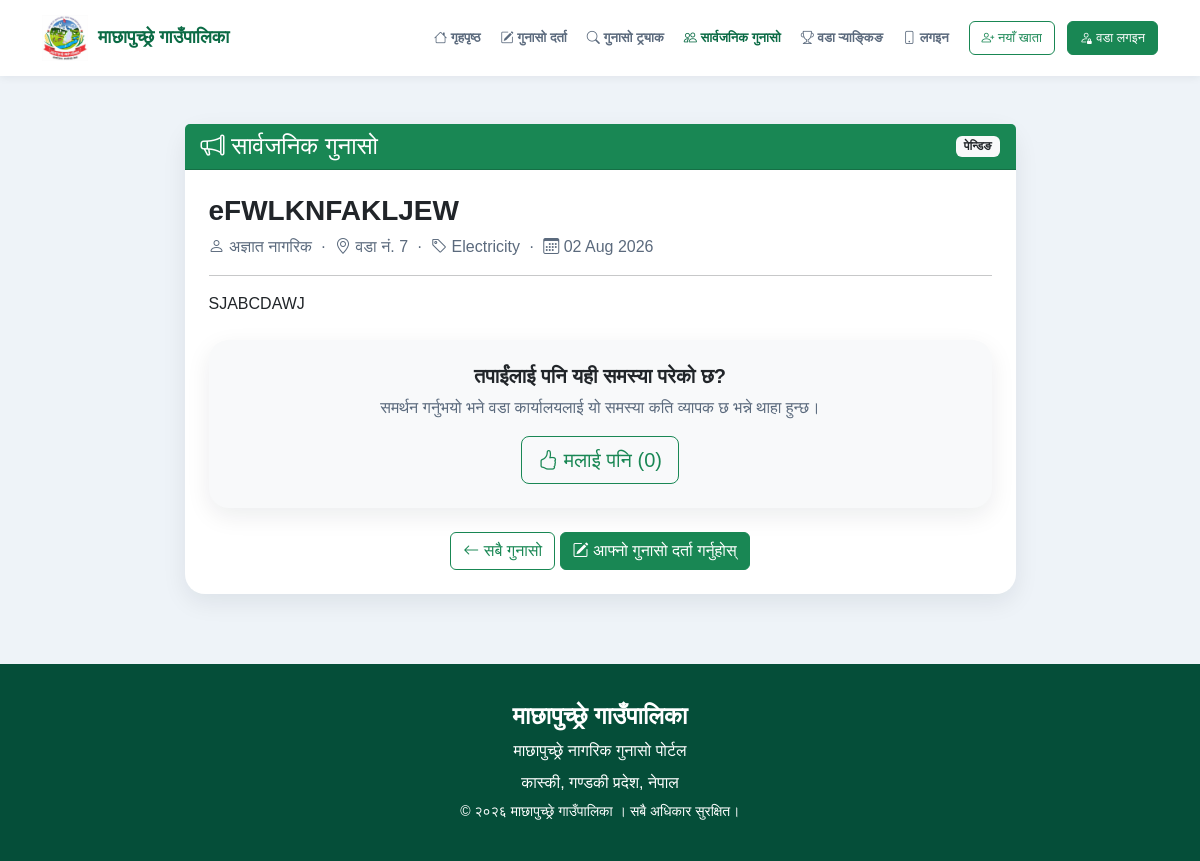
Before: /complaints/public/8/ with the older database file.
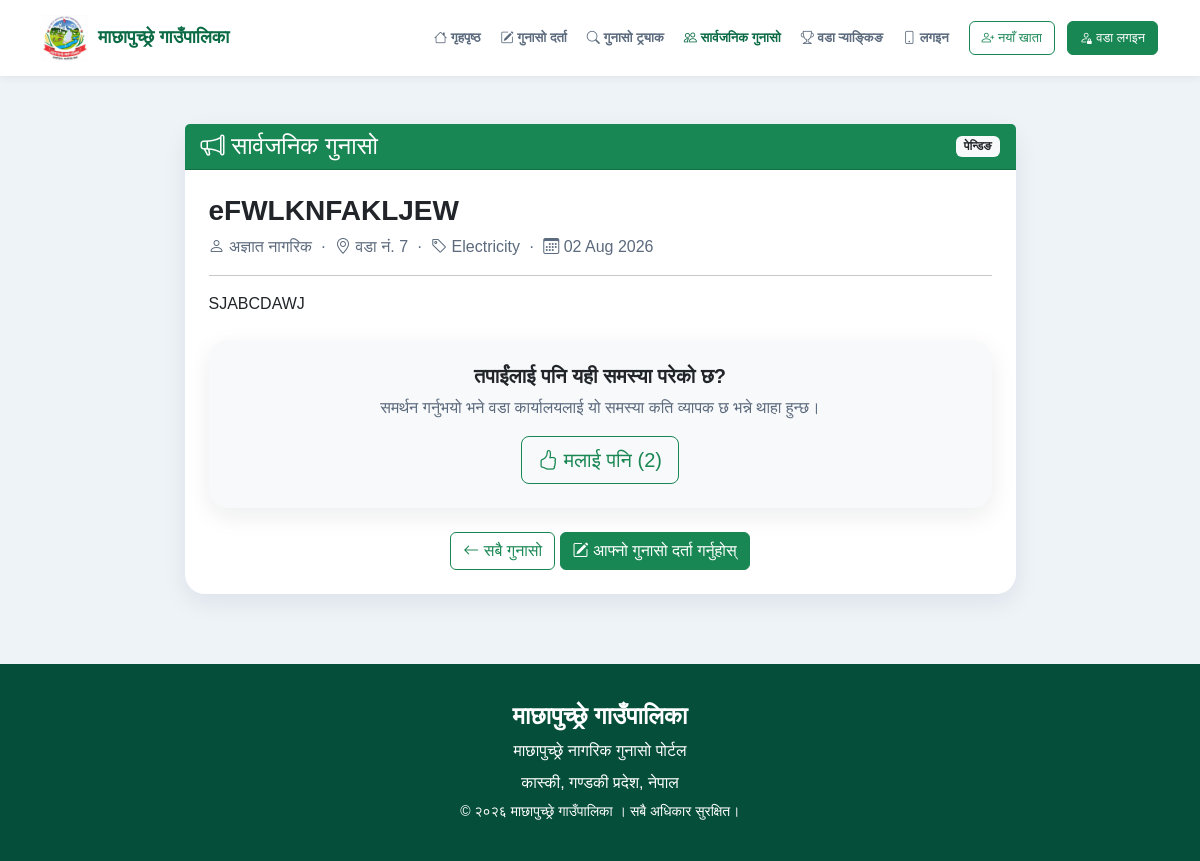
After: the same page with the newer database file.
### complaint/models.py (models this page shows, shortened)
class Complaint(models.Model):
    complaint_id = models.CharField(
        max_length=20,
        unique=True,
        blank=True
    )
    citizen_name = models.CharField(max_length=100)
    phone = models.CharField(max_length=15)
    address = models.CharField(
        max_length=200,
        blank=True
    )
    ward = models.IntegerField(choices=WARD_CHOICES)
    category = models.CharField(
        max_length=50,
        choices=CATEGORY_CHOICES
    )
    priority = models.CharField(
        max_length=20,
        choices=PRIORITY_CHOICES,
        default="Medium"
    )
    subject = models.CharField(max_length=200)
    description = models.TextField()
    image = models.ImageField(
        upload_to="complaints/",
        blank=True,
        null=True
    )
    status = models.CharField(
        max_length=20,
        choices=STATUS_CHOICES,
        default="Pending"
    )
    reply = models.TextField(
        blank=True,
        null=True
    )
    created_at = models.DateTimeField(auto_now_add=True)
    resolved_at = models.DateTimeField(
        blank=True,
        null=True
    )
    citizen_confirmed = models.BooleanField(
        null=True,
        blank=True,
        default=None
    )
    confirmed_at = models.DateTimeField(
        blank=True,
        null=True
    )
    dispute_reason = models.TextField(
        blank=True
    )
    is_public = models.BooleanField(default=True)
    show_name = models.BooleanField(default=False)
    hidden_by_office = models.BooleanField(default=False)
    hidden_reason = models.CharField(
        max_length=200,
        blank=True
    )
    @property
    def public_author(self):
        if self.show_name and self.citizen_name:
            return self.citizen_name
        return "अज्ञात नागरिक"
    class Meta:
        ordering = ["-created_at"]

### complaint/views.py (the view)
def public_complaint_detail(request, pk):
    complaint = get_object_or_404(public_complaint_queryset(), pk=pk)
    already_upvoted = upvotes_by_visitor(request).filter(
        complaint=complaint
    ).exists()
    return render(
        request,
        "complaint/public_complaint_detail.html",
        {
            "complaint": complaint,
            "already_upvoted": already_upvoted,
            "active_nav": "public",
        }
    )

### complaint/context_processors.py (called while the page is built)
def citizen(request):
    from .views import get_logged_in_citizen
    return {
        "current_citizen": get_logged_in_citizen(request),
    }

### complaint/views.py (called while the page is built, shortened)
def public_complaint_queryset():
    return Complaint.objects.filter(
        is_public=True,
        hidden_by_office=False
    ).annotate(
        upvote_count=Count("upvotes")
    )

def upvotes_by_visitor(request):
    session_key = request.session.session_key
    citizen = get_logged_in_citizen(request)
    if not session_key and not citizen:
        return Upvote.objects.none()

def get_logged_in_citizen(request):
    citizen_id = request.session.get("citizen_id")
    if not citizen_id:
        return None
    return Citizen.objects.filter(id=citizen_id).first()

### complaint/templates/complaint/public_complaint_detail.html (shortened to what this page needs)
{% extends "base.html" %}
{% block content %}
<div class="container mt-5">
<div class="row justify-content-center">
<div class="col-lg-9">
<div class="card">
<div class="card-header bg-success text-white d-flex justify-content-between align-items-center">
<h4 class="mb-0">
<i class="bi bi-megaphone"></i>
सार्वजनिक गुनासो
</h4>
{% if complaint.status == "Resolved" %}
<span class="badge bg-light text-success">समाधान भयो</span>
{% elif complaint.status == "In Progress" %}
<span class="badge bg-light text-primary">प्रक्रियामा</span>
{% else %}
<span class="badge bg-light text-dark">पेन्डिङ</span>
{% endif %}
</div>
<div class="card-body p-4">
<h3 class="fw-bold">{{ complaint.subject }}</h3>
<p class="text-muted">
<i class="bi bi-person"></i> {{ complaint.public_author }}
&nbsp;·&nbsp;
<i class="bi bi-geo-alt"></i> वडा नं. {{ complaint.ward }}
&nbsp;·&nbsp;
<i class="bi bi-tag"></i> {{ complaint.category }}
&nbsp;·&nbsp;
<i class="bi bi-calendar3"></i> {{ complaint.created_at|date:"d M Y" }}
</p>
<hr>
<p class="fs-5">{{ complaint.description|linebreaks }}</p>
<div class="card bg-light border-0 my-4">
<div class="card-body text-center p-4">
<h5 class="fw-bold">
तपाईंलाई पनि यही समस्या परेको छ?
</h5>
<p class="text-muted">
समर्थन गर्नुभयो भने वडा कार्यालयलाई यो समस्या कति व्यापक छ भन्ने थाहा हुन्छ।
</p>
<form method="POST" action="{% url 'upvote_complaint' complaint.id %}">
<button type="submit"
class="btn btn-lg {% if already_upvoted %}btn-success{% else %}btn-outline-success{% endif %}">
<i class="bi bi-hand-thumbs-up{% if already_upvoted %}-fill{% endif %}"></i>
{% if already_upvoted %}
मैले समर्थन गरें ({{ complaint.upvote_count }})
{% else %}
मलाई पनि ({{ complaint.upvote_count }})
{% endif %}
</button>
</form>
</div>
</div>
<div class="text-center mt-4">
<a href="{% url 'public_complaints' %}" class="btn btn-outline-success">
<i class="bi bi-arrow-left"></i> सबै गुनासो
</a>
<a href="{% url 'complaint_register' %}" class="btn btn-success">
<i class="bi bi-pencil-square"></i> आफ्नो गुनासो दर्ता गर्नुहोस्
</a>
</div>
</div>
</div>
</div>
</div>
</div>
{% endblock %}

Changed rows visible on the page:
changed Complaint "eFWLKNFAKLJEW": upvote_count "0" → "2"
